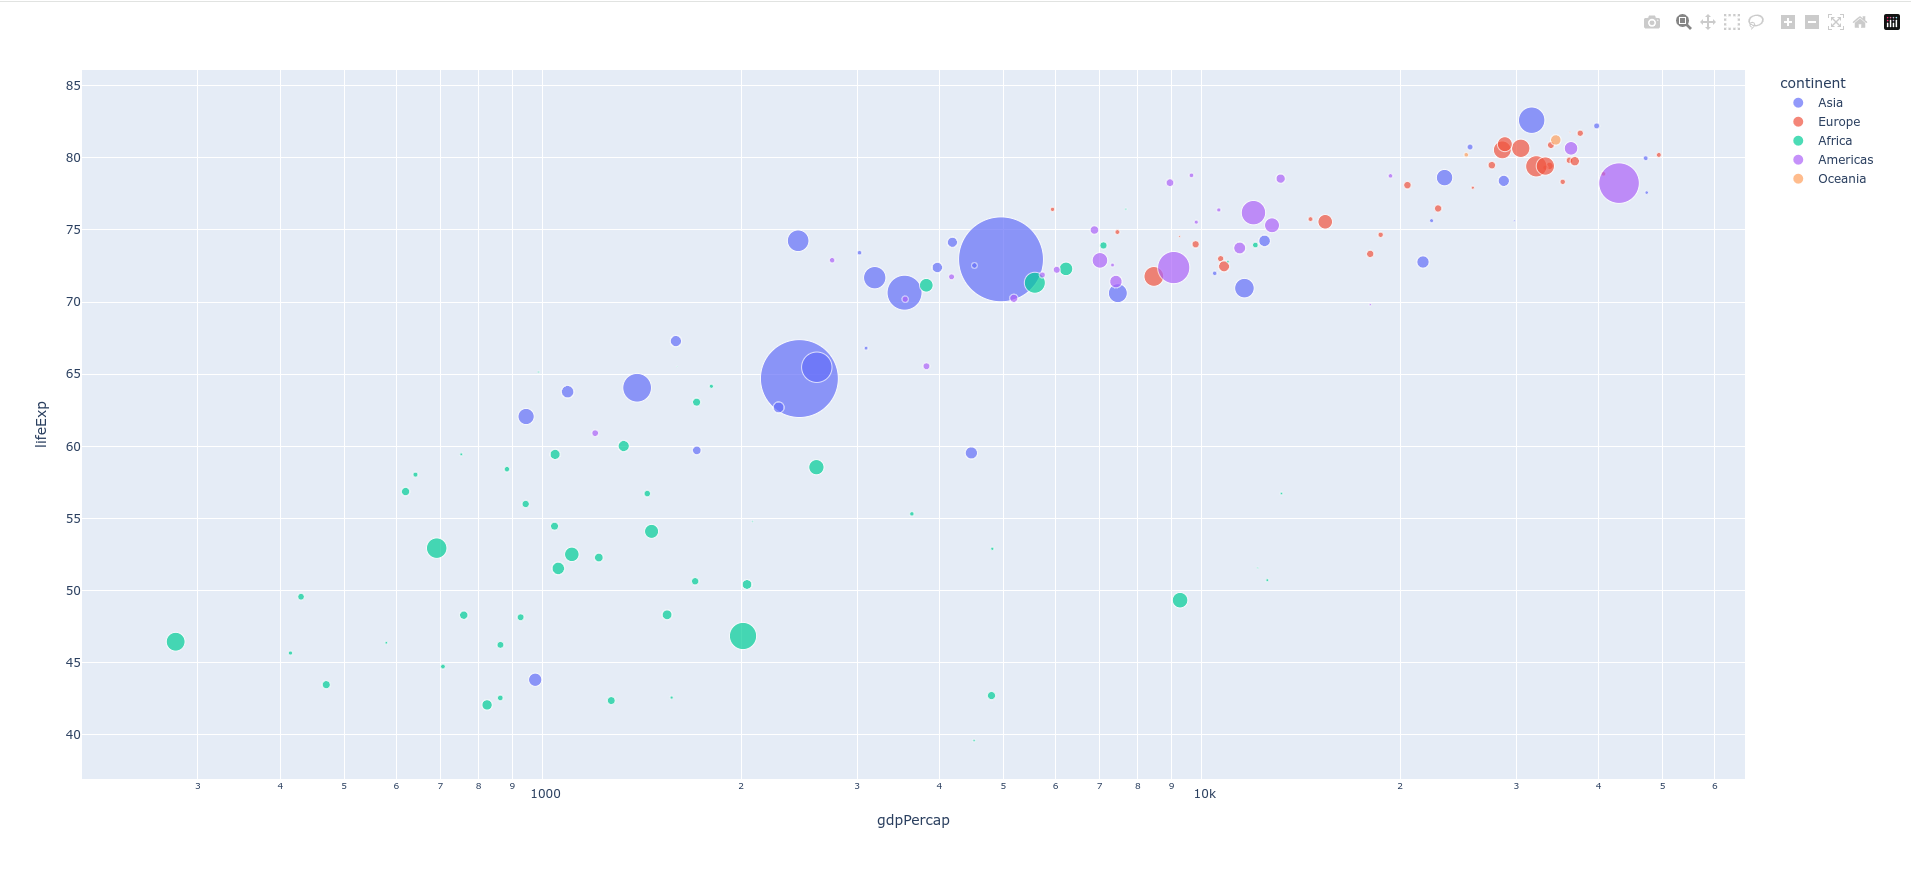

Generate this figure with Python:
import plotly.express as px

df = px.data.gapminder()
fig = px.scatter(
    df.query("year==2007"),
    x="gdpPercap",
    y="lifeExp",
    size="pop",
    color="continent",
    hover_name="country",
    log_x=True,
    size_max=60,
)
fig.show()
